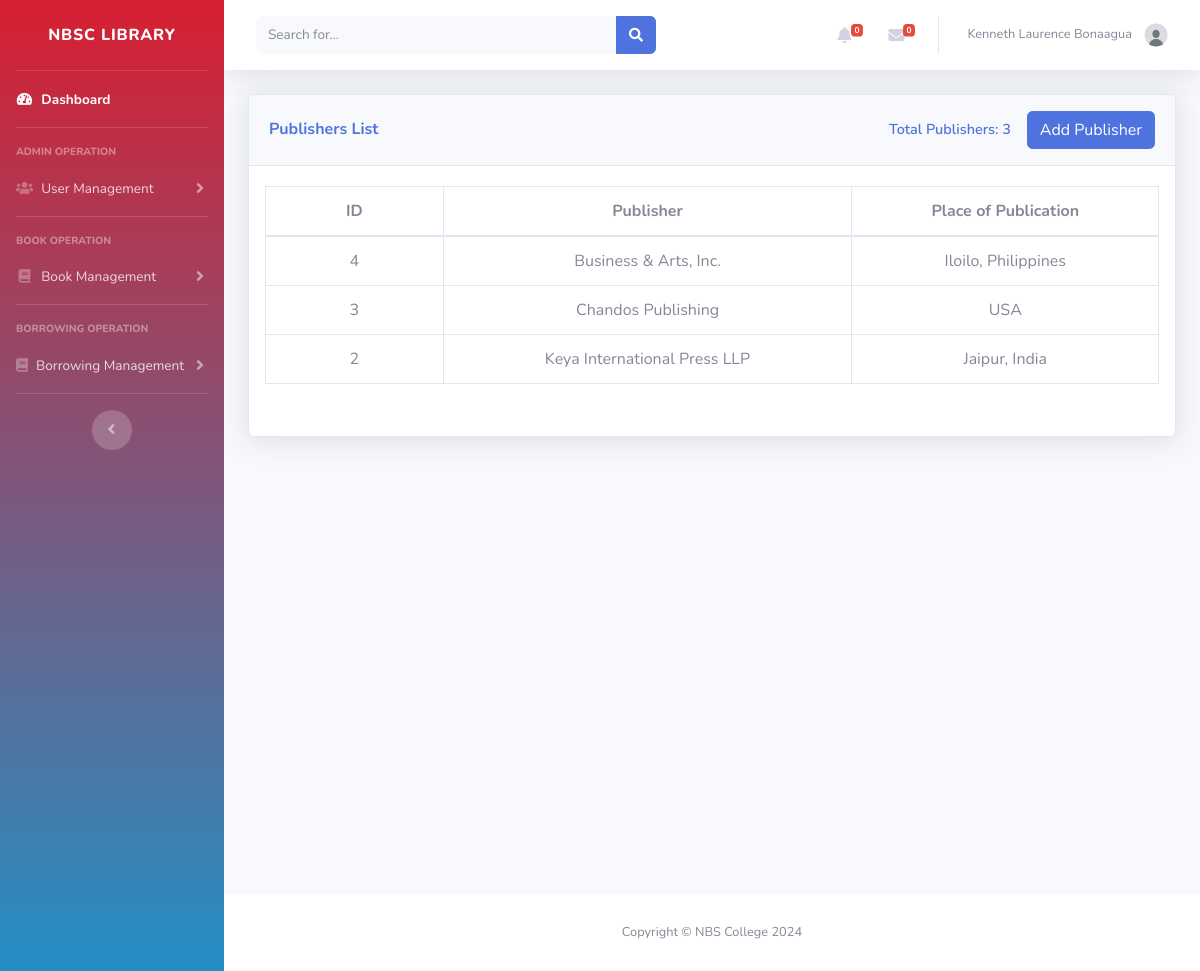
Page /Admin/publisher_list.php (signed in) on the committed database.
### tables this page shows
CREATE TABLE `publishers` (
  `id` int(11) NOT NULL,
  `publisher` varchar(100) NOT NULL,
  `place` varchar(100) NOT NULL
);

### Admin/publisher_list.php (the view, shortened to what this page needs)
<?php
include '../admin/inc/header.php';
include '../db.php';
$totalPublishersQuery = "SELECT COUNT(*) as total FROM publishers";
$totalPublishersResult = $conn->query($totalPublishersQuery);
$totalPublishers = $totalPublishersResult->fetch_assoc()['total'];
$sql = "SELECT id, publisher, place FROM publishers";
$sql .= " ORDER BY id DESC";
$result = $conn->query($sql);
?>
<div id="content" class="d-flex flex-column min-vh-100">
    <div class="container-fluid">
        <div class="card shadow mb-4">
            <div class="card-header py-3 d-flex flex-wrap align-items-center justify-content-between">
                <h6 class="m-0 font-weight-bold text-primary">Publishers List</h6>
                <div class="d-flex align-items-center">
                    <span class="mr-3 total-publishers-display">
                        Total Publishers: <?php echo number_format($totalPublishers); ?>
                    </span>
                    <button class="btn btn-primary" data-toggle="modal" data-target="#addPublisherModal">Add Publisher</button>
                </div>
            </div>
            <div class="card-body px-0">
                <div class="table-responsive px-3">
                    <table class="table table-bordered" id="dataTable" width="100%" cellspacing="0">
                        <thead>
                            <tr>
                                <th class="text-center">ID</th>
                                <th class="text-center">Publisher</th>
                                <th class="text-center">Place of Publication</th>
                            </tr>
                        </thead>
                        <tbody>
                            <?php
                            if ($result->num_rows > 0) {
                                while ($row = $result->fetch_assoc()) {
                                    echo "<tr>
                                            <td style='text-align: center;'>" . $row['id'] . "</td>
                                            <td style='text-align: center;'>" . $row['publisher'] . "</td>
                                            <td style='text-align: center;'>" . $row['place'] . "</td>
                                          </tr>";
                                }
                            }
                            ?>
                        </tbody>
                    </table>
                </div>
            </div>
        </div>
    </div>
</div>
<?php include '../Admin/inc/footer.php' ?>

### Admin/publisher_list.php (style rules this page uses)
.table-responsive { width: 100%; margin-bottom: 1rem; overflow-x: auto; -webkit-overflow-scrolling: touch; }
#dataTable th, #dataTable td { min-width: 100px; white-space: nowrap; }
#dataTable { width: 100% !important; }
.table td, .table th { white-space: nowrap; }
.total-publishers-display { font-size: 0.9rem; color: #4e73df; font-weight: 600; margin-left: 10px; }

### rows in the picture
publishers: id "4", publisher "Business & Arts, Inc.", place "Iloilo, Philippines"
publishers: id "3", publisher "Chandos Publishing", place "USA"
publishers: id "2", publisher "Keya International Press LLP", place "Jaipur, India"

### other values in the picture
$_SESSION['admin_firstname'] "Kenneth Laurence"
$_SESSION['admin_lastname'] "Bonaagua"
$totalPublishers "3"
